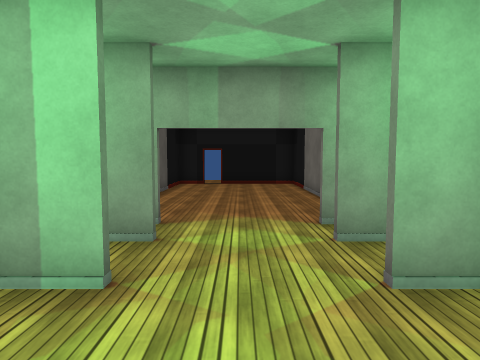
view 1 (above)

12 first-person views from a walk through a Unity game level. The camera is 1.3 m above the floor, tilts 4° down and sees 75° across. Doors are open. The floor is counted in squares, 1 m on a side. Each view is taken from the middle of a square. On the plan, view 1 faces up. The plan holds only what a view shows up to about 14 squares ahead; the rest is blank. The place goes on beyond the plan. Some surface patterns are stand-ins.

view 2
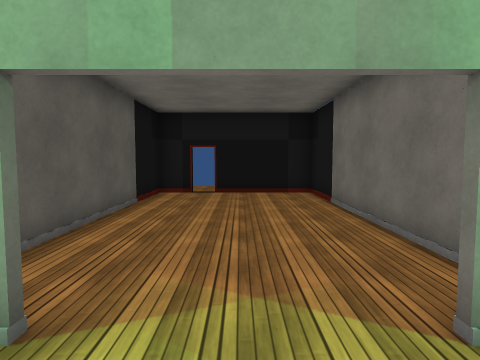

view 3
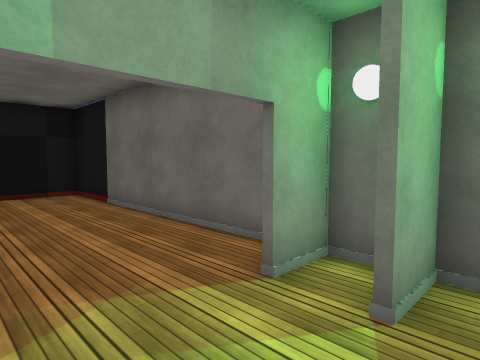

view 4
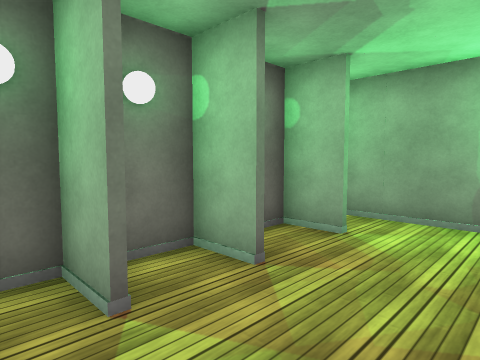

view 5
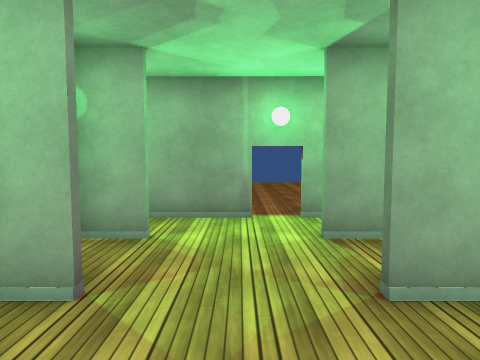

view 6
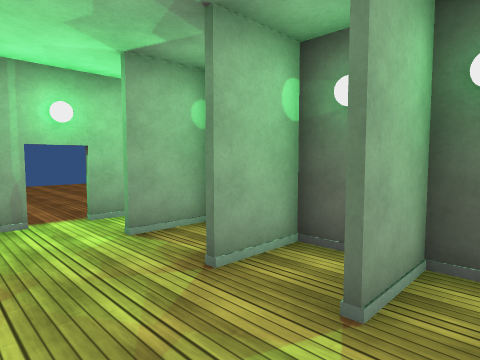

view 7
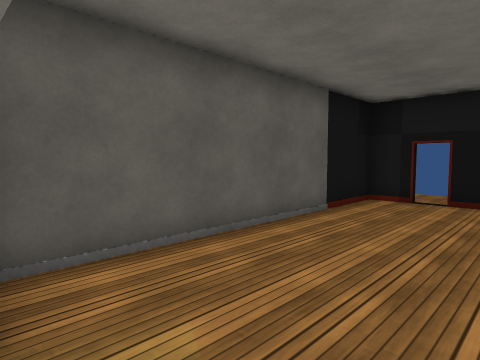

view 8
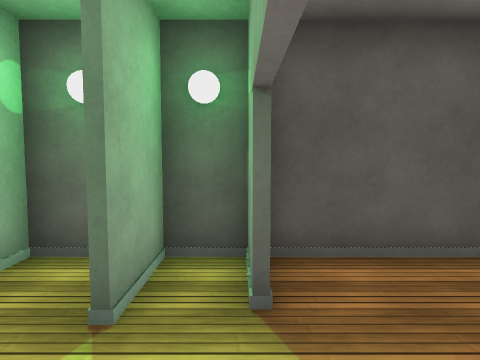

view 9
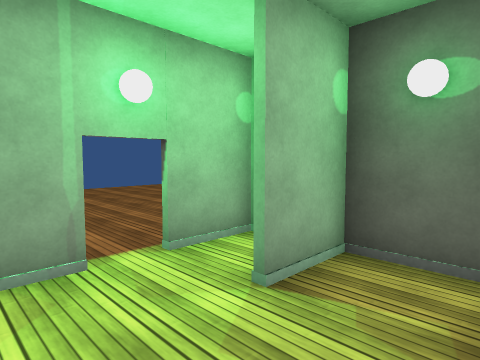

view 10
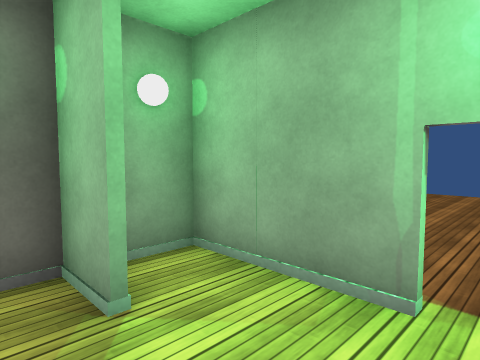

view 11
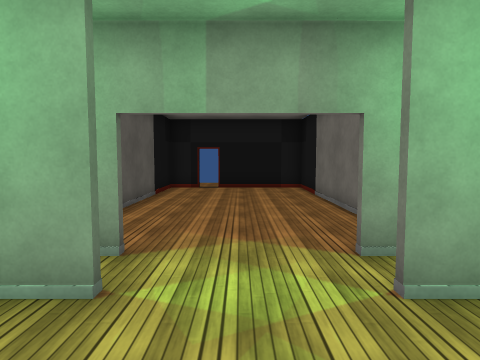

view 12
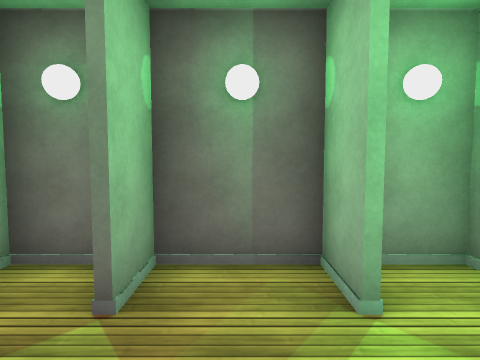

### Floor plan
Key: @ floor where view 1 was taken; # wall or solid block; . floor; D open door; O other object.
Columns run from 3 left of view 1 to 3 right of it. Each row starts with its distance up from view 1.
 16 #DD####
 15 #.....#
 14 #.....#
 13 O.....O
 12 O.....O
 11 O.....O
 10 O.....O
  9 O.....O
  8 O.....O
  7 O.....O
  6 OO...OO
  5 OO...OO
  4 O.....O
  3 OO...OO
  2 O.....O
  1 OO...OO
  0 O..@..O
 -1 OOOOOOO

Where each view was taken, in squares from view 1:
view 1: 0 up, 0 right, facing up
view 2: 4 up, 0 right, facing up
view 3: 4 up, 1 left, facing up-right
view 4: 6 up, 1 left, facing down-right
view 5: 6 up, 0 right, facing down
view 6: 6 up, 1 right, facing down-left
view 7: 6 up, 1 right, facing up-left
view 8: 6 up, 1 right, facing left
view 9: 3 up, 1 right, facing down-left
view 10: 2 up, 1 left, facing down-right
view 11: 2 up, 0 right, facing up
view 12: 2 up, 1 left, facing right
